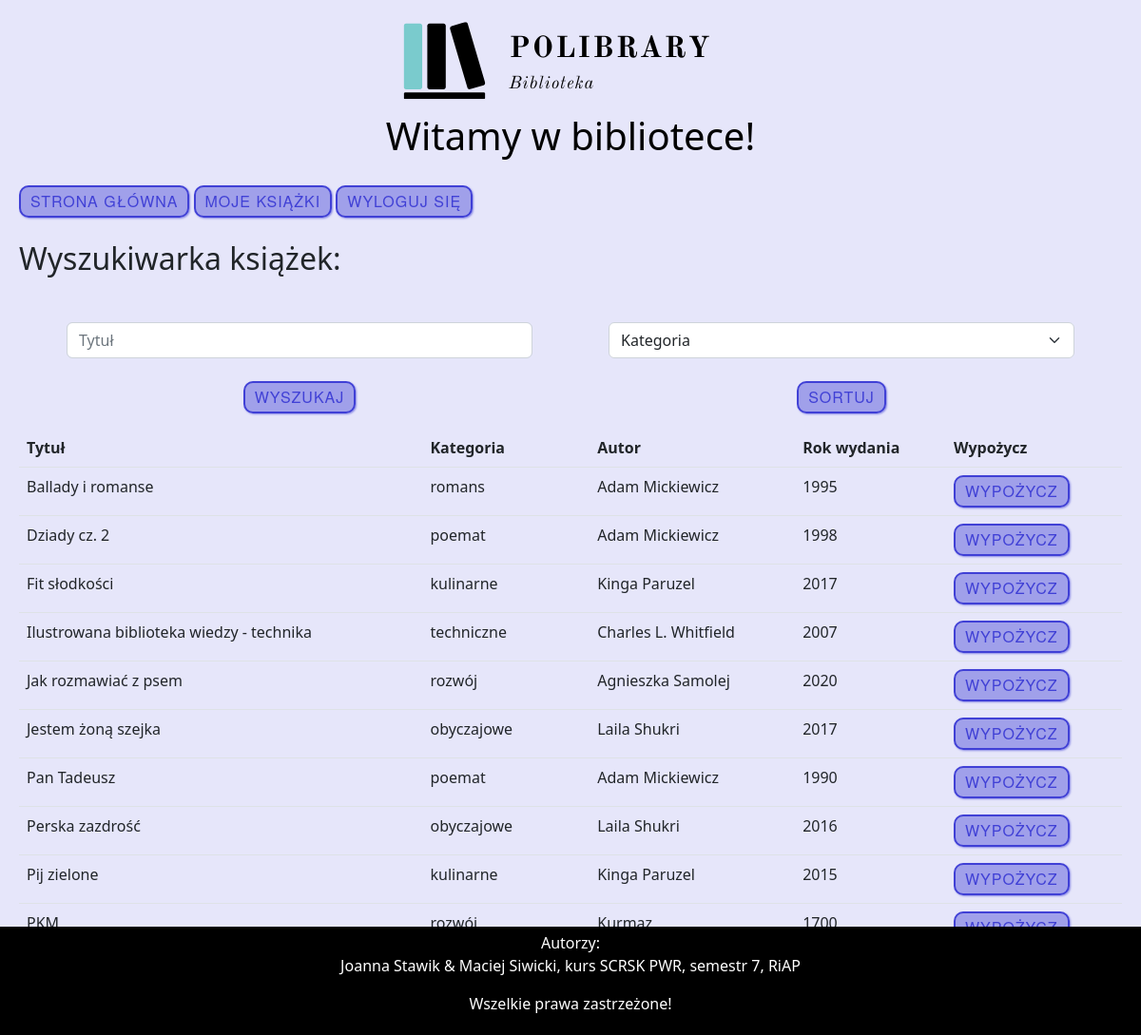
Screenshot of /php1/logowanie/biblioteka.php (signed in) with the database file from the repository.
### tables this page shows
CREATE TABLE `ksiazki` (
  `id_ksiazka` int(11) NOT NULL,
  `tytul` text NOT NULL,
  `id_kategoria` int(11) NOT NULL,
  `id_autor` int(11) NOT NULL,
  `rok_wydania` int(4) NOT NULL
);

CREATE TABLE `kategorie` (
  `id_kategoria` int(11) NOT NULL,
  `nazwa` text NOT NULL
);

CREATE TABLE `autorzy` (
  `id_autor` int(11) NOT NULL,
  `nazwa` text NOT NULL
);

### php1/logowanie/biblioteka.php (the view, shortened to what this page needs)
<?php
	require_once "connect.php";
	$conn = @new mysqli($host, $db_user, $db_password, $db_name);
?>
<!DOCTYPE html>
<html>
	<head>
		<link href="https://cdn.jsdelivr.net/npm/bootstrap@5.2.2/dist/css/bootstrap.min.css" rel="stylesheet">
		<link rel="stylesheet" href="../style.css">
	</head>
	<body>
		<center><img src="../Logo.png" alt="Polibrary" title="Logo - Polibrary"/></center>
		<h1>Witamy w bibliotece!</h1>
		<div id = "nav">
			<a href="../index.php" class="btn">Strona Główna</a>
			<a href="../logowanie/moje_ksiazki.php" class="btn">Moje książki</a>
			<a href="../wylogowany/index.php" class="btn">Wyloguj się</a>
			<br><br>
			<h2>Wyszukiwarka książek:</h2><br>
			<div class="container px-4 text-center">
				<div class="row gx-5">
					<div class="col">
						<div class="p-3">
							<form action="biblioteka.php" method="post">
								<input type="text" class="form-control" name="search_title" placeholder="Tytuł"/><br><button class="btn" type="submit">Wyszukaj</button>
							</form>
						</div>
					</div>
					<div class="col">
						<div class="p-3">
							<form action="biblioteka.php" method="post">
								<select class="form-select" aria-label="Default select example" name="sort">
									<option value="kategoria">Kategoria</option>
								</select>
								<br>
								<button class="btn" type="submit">Sortuj</button>
							</form>
						</div>
					</div>
				</div>
			</div>
			<?php
				if (isset($_POST['search_title']) && strlen($_POST['search_title']) > 0)
				{
					$ksiazka = $_POST['search_title'];
					$sql = "SELECT id_ksiazka, tytul, kategorie.nazwa AS kategoria, autorzy.nazwa AS autor, rok_wydania FROM ksiazki  INNER JOIN kategorie ON ksiazki.id_kategoria=kategorie.id_kategoria INNER JOIN autorzy ON ksiazki.id_autor=autorzy.id_autor WHERE tytul LIKE '$ksiazka%' ORDER BY tytul;";
				}
				else if (isset($_POST['sort']))
				{
					$sortuj = $_POST['sort'];
					$sql = "SELECT id_ksiazka, tytul, kategorie.nazwa AS kategoria, autorzy.nazwa AS autor, rok_wydania FROM ksiazki  INNER JOIN kategorie ON ksiazki.id_kategoria=kategorie.id_kategoria INNER JOIN autorzy ON ksiazki.id_autor=autorzy.id_autor ORDER BY $sortuj;";
				}
				else
				{
					$sql = "SELECT id_ksiazka, tytul, kategorie.nazwa AS kategoria, autorzy.nazwa AS autor, rok_wydania FROM ksiazki  INNER JOIN kategorie ON ksiazki.id_kategoria=kategorie.id_kategoria INNER JOIN autorzy ON ksiazki.id_autor=autorzy.id_autor ORDER BY tytul;";
				}
				$result = $conn->query($sql);
				$resultCheck = $result->num_rows;
				echo<<<END
					<table class="table">
						<tr>
							<th>Tytuł</th>
							<th>Kategoria</th>
							<th>Autor</th>
							<th>Rok wydania</th>
							<th>Wypożycz</th>
						</tr>
				END;
				if($resultCheck > 0)
				{
					while ($row = $result->fetch_assoc())
					{
						$tytul = $row["tytul"];
						$kat = $row["kategoria"];
						$autor = $row["autor"];
						$rok = $row["rok_wydania"];
						$user_id = $_SESSION['id_uzytkownik'];
						$book_id = $row["id_ksiazka"];
						echo<<<END
						 	<tr>
								<td>$tytul</td>
								<td>$kat</td>
								<td>$autor</td>
								<td>$rok</td>
								<td>
									<form action="wypozycz.php" method=post>
										<input type="hidden" name="user_id" value=$user_id>
										<input type="hidden" name="book_id" value=$book_id>
										<button class="btn" type="submit">Wypożycz</button>
									</form>
								</td>
							</tr>
						END;
					}
				}
				else
				{
					echo'Nie ma książki o takim tytule';
				}
				echo "</table>";
			?>
		</div>
	</body>
	<footer>
		Autorzy: <address>Joanna Stawik & Maciej Siwicki, kurs SCRSK PWR, semestr 7, RiAP
		</address>
		<p>Wszelkie prawa zastrzeżone!</p>
	</footer>
</html>

### php1/style.css (style rules this page uses)
body { background-color: #E6E6FA; margin-left: auto; margin-right: auto; }
h1 { text-decoration: none; text-align: center; color: black; text-align: center; width: 100%; }
.btn { font-family: 'helvetica neue', helvetica, sans-serif; letter-spacing: 1px; text-transform: uppercase; text-align: center; border: 2px solid rgba(0,0,200,0.6); background: rgba(0,0,200,0.3); color: rgba(0,0,200,0.6); box-shadow: 1px 1px 2px rgba(0,0,200,0.4); border-radius: 10px; padding: 3px 10px; display: inline-block; cursor: pointer; display: inline-block; outline: 0; -webkit-transition: all 0.3s ease; transition: all 0.3s ease; }
footer { clear: both; background-color: black; color: white; padding: 5px; position: fixed; text-align: center; width: 100%; bottom: 0; }
a { text-decoration: none; }
#nav { padding: 20px; }

### rows the page displays
ksiazki: tytul "Ballady i romanse", id_kategoria.nazwa "romans", id_autor.nazwa "Adam Mickiewicz", rok_wydania "1995"
ksiazki: tytul "Dziady cz. 2", id_kategoria.nazwa "poemat", id_autor.nazwa "Adam Mickiewicz", rok_wydania "1998"
ksiazki: tytul "Fit słodkości", id_kategoria.nazwa "kulinarne", id_autor.nazwa "Kinga Paruzel", rok_wydania "2017"
ksiazki: tytul "Ilustrowana biblioteka wiedzy - technika", id_kategoria.nazwa "techniczne", id_autor.nazwa "Charles L. Whitfield", rok_wydania "2007"
ksiazki: tytul "Jak rozmawiać z psem", id_kategoria.nazwa "rozwój", id_autor.nazwa "Agnieszka Samolej", rok_wydania "2020"
ksiazki: tytul "Jestem żoną szejka", id_kategoria.nazwa "obyczajowe", id_autor.nazwa "Laila Shukri", rok_wydania "2017"
ksiazki: tytul "Pan Tadeusz", id_kategoria.nazwa "poemat", id_autor.nazwa "Adam Mickiewicz", rok_wydania "1990"
ksiazki: tytul "Perska zazdrość", id_kategoria.nazwa "obyczajowe", id_autor.nazwa "Laila Shukri", rok_wydania "2016"
ksiazki: tytul "Pij zielone", id_kategoria.nazwa "kulinarne", id_autor.nazwa "Kinga Paruzel", rok_wydania "2015"
ksiazki: tytul "PKM", id_kategoria.nazwa "rozwój", id_autor.nazwa "Kurmaz", rok_wydania "1700"
